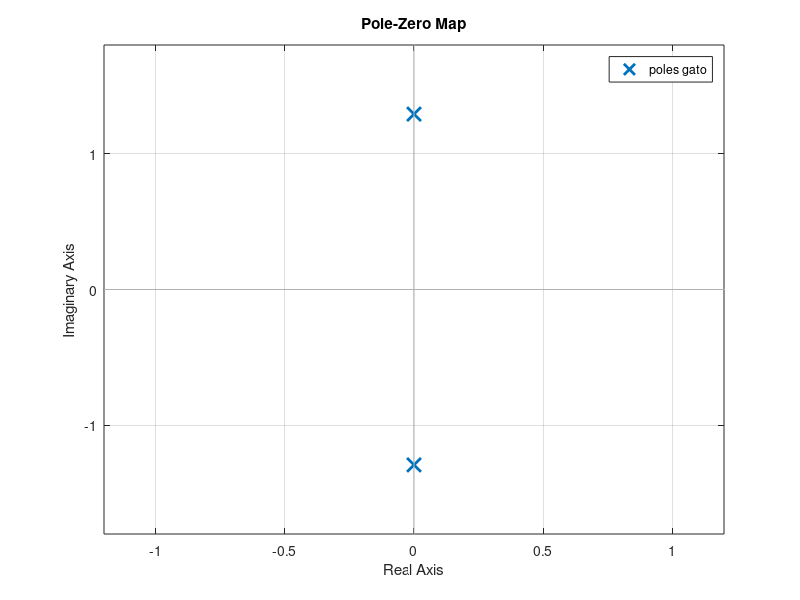

This chart was generated by the following MATLAB code:
clear
close all
clc


%Funcion de transferencia
gato=tf(5,[3 0 5]);

%Polos y ceros con el mapa
pzmap(gato)
[polo zero]=pzmap(gato);

%Raices de polinomios
r=roots([3 0 5]);
n=roots([5]);



